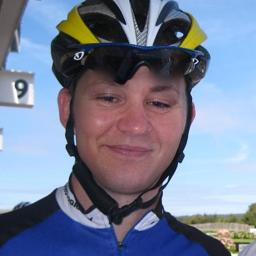
#> input picture dataset/fake/fake_10301.jpg, 256 x 256 px; its folder holds 4 pictures in this run
$ python feature_engineering.py
#> lines starting #> are read from the running program, lines starting #| are printed output that depends on the picture
"""
STEP 4: Feature Scaling + PCA for Image Data
Traditional ML approach with extracted features
"""
import numpy as np
import os
from PIL import Image
from sklearn.preprocessing import StandardScaler
from sklearn.decomposition import PCA
from sklearn.model_selection import train_test_split
from sklearn.ensemble import RandomForestClassifier
from sklearn.metrics import accuracy_score, classification_report
import joblib

def extract_image_features(img_path, size=(64, 64)):
    """Extract basic features from image"""
#> called with img_path = 'dataset/fake/fake_10301.jpg', size = (64, 64)
    try:
        img = Image.open(img_path).convert('RGB')
#> img is the input picture: PIL image 256x256 RGB; mean R, G, B 118.2, 126.7, 149.4
        img = img.resize(size)
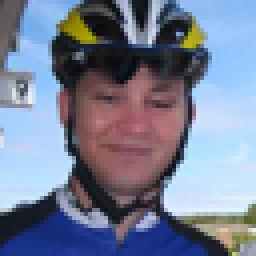
#> img: PIL image 64x64 RGB (shown 4 times larger); mean R, G, B 118.2, 126.7, 149.4

        # Convert to array and flatten
        img_array = np.array(img)

        # Basic features
        features = []

        # 1. Pixel intensities (flattened)
        features.extend(img_array.flatten())

        # 2. Color statistics
        for channel in range(3):  # RGB
            channel_data = img_array[:, :, channel]
            features.extend([
                np.mean(channel_data),
                np.std(channel_data),
                np.min(channel_data),
                np.max(channel_data)
            ])
#> this loop made 3 passes
#> pass 1, in extract_image_features, `channel_data = img_array[:, :, channel]`:
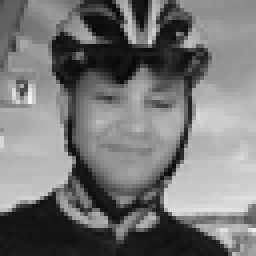
#> channel_data: shape (64, 64) (shown 4 times larger); min 7, max 242, mean 118.2
#> pass 2, in extract_image_features, `channel_data = img_array[:, :, channel]`:
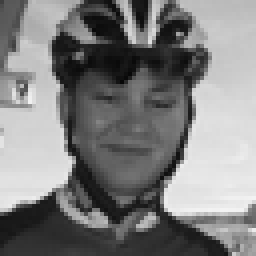
#> channel_data: shape (64, 64) (shown 4 times larger); min 6, max 243, mean 126.7
#> pass 3, in extract_image_features, `channel_data = img_array[:, :, channel]`:
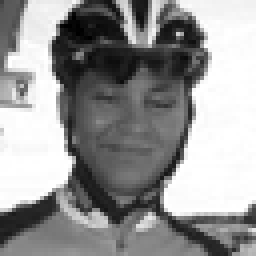
#> channel_data: shape (64, 64) (shown 4 times larger); min 0, max 255, mean 149.4
#> after the loop, features = 12300 values, max 255 at index 1307, min 0 at index 824, mean 131.4

        # 3. Texture features (simple)
        gray = np.mean(img_array, axis=2)
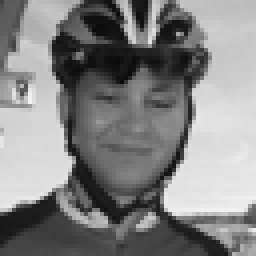
#> gray: shape (64, 64) float64 (shown 4 times larger); min 10, max 242, mean 131.4
        features.extend([
            np.mean(np.gradient(gray)[0]),  # Horizontal gradient
            np.mean(np.gradient(gray)[1]),  # Vertical gradient
        ])

        return np.array(features)

    except Exception as e:
        print(f"Error processing {img_path}: {e}")
        return None

def load_and_extract_features():
    """Load images and extract features"""

    print("🔍 EXTRACTING FEATURES FROM IMAGES")
    print("=" * 40)

    features = []
    labels = []

    # Process fake images
    fake_dir = "dataset/fake"
    fake_files = [f for f in os.listdir(fake_dir) if f.lower().endswith(('.png', '.jpg', '.jpeg'))][:1000]  # Limit for speed

    print(f"Processing {len(fake_files)} fake images...")
    for i, filename in enumerate(fake_files):
        if i % 100 == 0:
            print(f"  Processed {i}/{len(fake_files)} fake images")

        img_features = extract_image_features(os.path.join(fake_dir, filename))
        if img_features is not None:
            features.append(img_features)
            labels.append(0)  # Fake = 0
#> pass 2 of the loop in load_and_extract_features, `for i, filename in enumerate(fake_files):`:
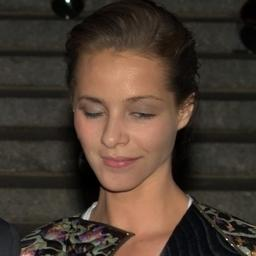
#> input picture dataset/fake/fake_10422.jpg, 256 x 256 px
#> in extract_image_features, img is the input picture: PIL image 256x256 RGB; mean R, G, B 73.4, 59.1, 48.6
#> img: PIL image 64x64 RGB
#> the loop in extract_image_features (call 2), `for channel in range(3):` made 3 passes
#> pass 1, in extract_image_features (call 2), `channel_data = img_array[:, :, channel]`:
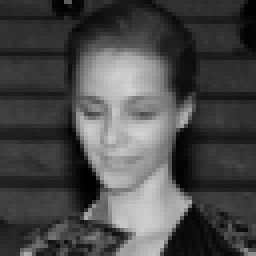
#> channel_data: shape (64, 64) (shown 4 times larger); min 0, max 210, mean 73.4
#> pass 3, in extract_image_features (call 2), `channel_data = img_array[:, :, channel]`:
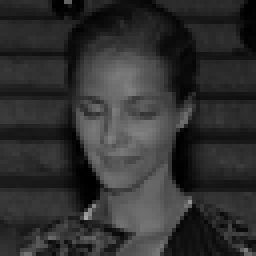
#> channel_data: shape (64, 64) (shown 4 times larger); min 0, max 168, mean 48.6
#> after the loop in extract_image_features (call 2), `for channel in range(3):`: features = 12300 values, max 210 at index 4125, min 0 at index 191, mean 60.37
#> pass 3 of the loop in load_and_extract_features, `for i, filename in enumerate(fake_files):`:
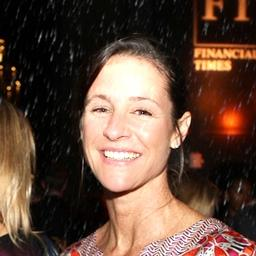
#> input picture dataset/fake/fake_10658.jpg, 256 x 256 px
#> in extract_image_features, img is the input picture: PIL image 256x256 RGB; mean R, G, B 98.7, 73.7, 59.6
#> img: PIL image 64x64 RGB
#> the loop in extract_image_features (call 3), `for channel in range(3):` made 3 passes
#> pass 3, in extract_image_features (call 3), `channel_data = img_array[:, :, channel]`:
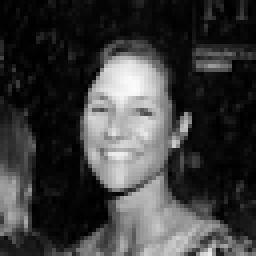
#> channel_data: shape (64, 64) (shown 4 times larger); min 0, max 251, mean 59.6
#> after the loop in extract_image_features (call 3), `for channel in range(3):`: features = 12300 values, max 255 at index 2667, min 0 at index 362, mean 77.35
#> in extract_image_features (call 3), `gray = np.mean(img_array, axis=2)`:
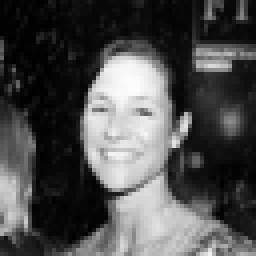
#> gray: shape (64, 64) float64 (shown 4 times larger); min 0, max 253, mean 77.3
#> the loop made 4 passes; the first 3 are shown

    # Process real images
    real_dir = "dataset/real"
#> real_dir = 'dataset/real'
#> (the run stopped early here; a loop or call above may not have finished)
